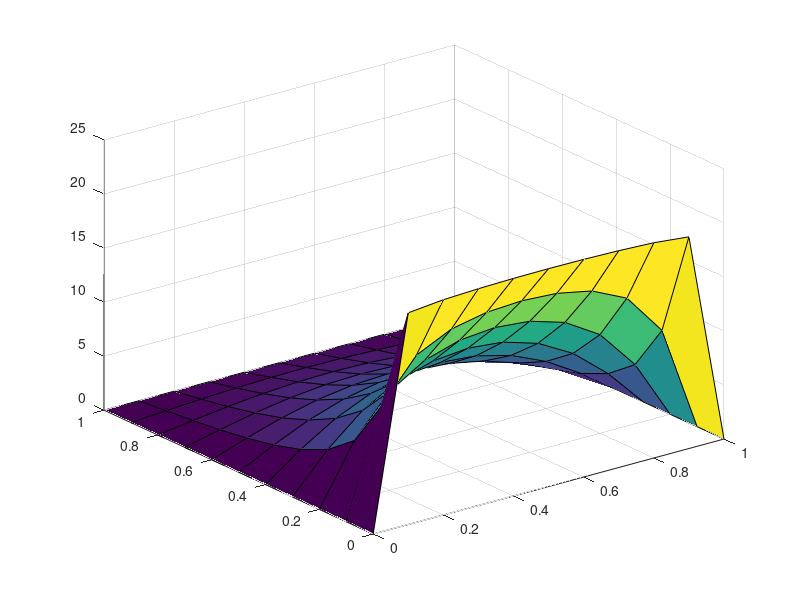

The MATLAB script that drew this image:
echo off;

k=20; a=1; b=1; m=10;

[X,Y] = meshgrid(0:a/m:a, 0:b/m:b);
%Y(2,1)
T = zeros(m+1);
for x=1:m+1;
   for y=1:m+1;
      t=0;
      for j=0:40;
        n=2*j+1;
        t1 = sin(n*pi/a*X(x,y));
        t2 = sinh(n*pi/a*(b-Y(x,y)));
        t3 = csch(n*pi*b/a);
        t = 1/n/pi*t1*t2*t3+t;
        T(x,y)=4*k*t;
      end;
   end;
end;
echo on;
%T
%Y(2,1)
%Y
surf(X,Y,T);

